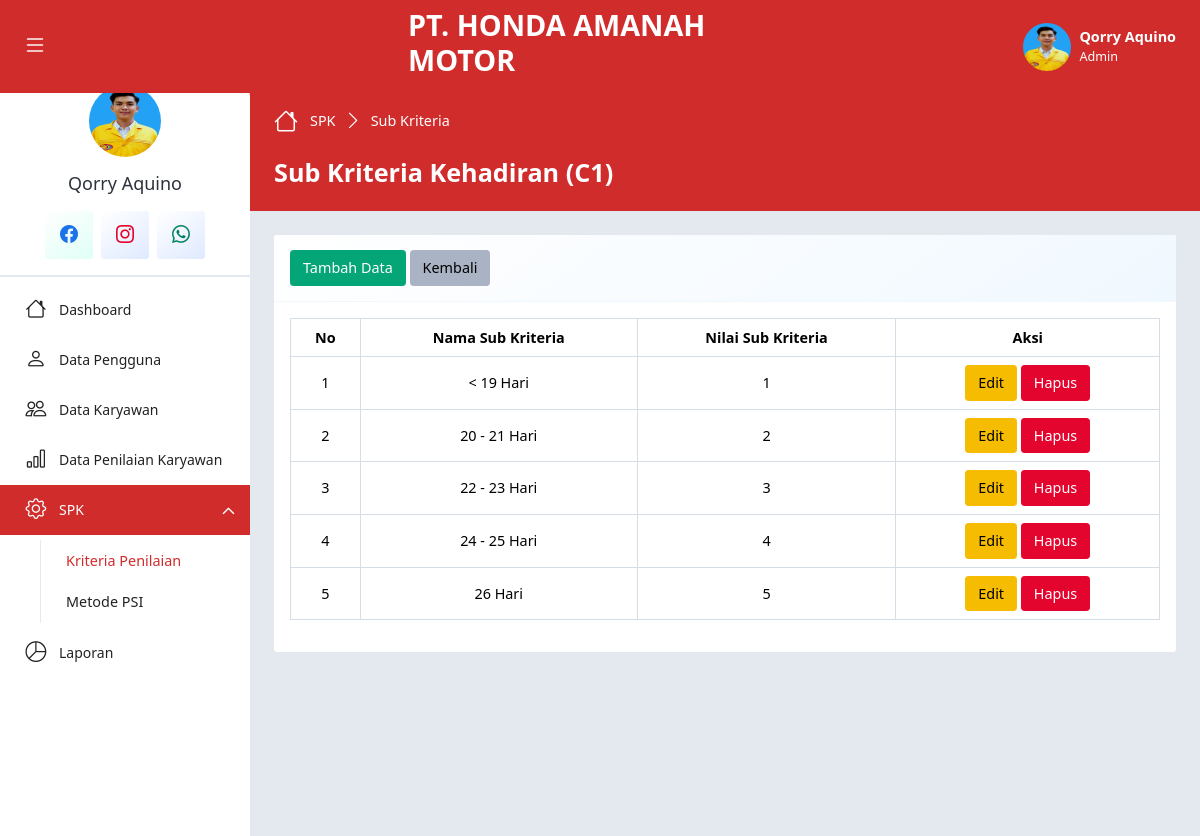
The app's page /?p=Sub&Kode=C1 (signed in) with its own data.
### tables this page shows
CREATE TABLE `pengguna` (
  `id_pengguna` int(11) NOT NULL,
  `username` varchar(15) NOT NULL,
  `password` varchar(10) NOT NULL,
  `nama_pengguna` varchar(30) NOT NULL,
  `jabatan` varchar(30) NOT NULL,
  `foto_pengguna` text NOT NULL,
  `simpan_pengguna` timestamp NOT NULL DEFAULT current_timestamp() ON UPDATE current_timestamp()
);

CREATE TABLE `kriteria` (
  `kode_kriteria` varchar(10) NOT NULL,
  `nama_kriteria` varchar(30) NOT NULL,
  `jenis_kriteria` enum('Benefit','Cost') NOT NULL,
  `tipe_kriteria` enum('Inputan','Pilihan') NOT NULL,
  `simpan_kriteria` timestamp NOT NULL DEFAULT current_timestamp() ON UPDATE current_timestamp()
);

CREATE TABLE `sub_kriteria` (
  `id_sub` int(11) NOT NULL,
  `kode_kriteria` varchar(10) NOT NULL,
  `nama_sub` varchar(30) NOT NULL,
  `nilai_sub` int(11) NOT NULL,
  `simpan_sub` timestamp NOT NULL DEFAULT current_timestamp() ON UPDATE current_timestamp()
);

### index.php (called while the page is built, shortened)
<?php
require_once 'app/config/db.php';
require_once 'app/config/crud.php';
$crud = new CRUD();
include_once 'app/routes/web.php';

### app/config/db.php (called while the page is built, shortened)
<?php
class DB
{
    public function __construct()
    {
        $this->con = mysqli_connect(
            self::HOST,
            self::USER,
            self::PASS,
            self::DB
        );
    }
}

### app/config/crud.php (called while the page is built, shortened)
<?php
class CRUD extends DB
{
    public function read($table, $opsi = "")
    {
        return mysqli_query(
            $this->con,
            "SELECT * FROM $table $opsi"
        );
    }
}

### app/controller/dashboard/spk_sub.php (called while the page is built, shortened)
<?php
if (isset($_GET['Kode'])) {
    $kode = $_GET['Kode'];
} else {
    echo $fungsi->Redirect("?p=Kriteria");
}
$no = 1;
$querySub = $crud->read(
    "sub_kriteria",
    "WHERE kode_kriteria = '$kode' ORDER BY nilai_sub "
);
$dataKriteria = mysqli_fetch_array(
    $crud->read(
        "kriteria",
        "WHERE kode_kriteria = '$kode'"
    )
);

### app/view/page/dashboard/spk_sub.php (the view, shortened to what this page needs)
<!DOCTYPE html>
<html lang="en">
<head>
    <?php include 'app/view/layout/head.php' ?>
</head>
<body>
    <?php include 'app/controller/dashboard/spk_sub.php' ?>
    <div class="page-wrapper">
        <?php include 'app/view/layout/navbar.php' ?>
        <div class="main-container">
            <?php include 'app/view/layout/sidebar.php' ?>
            <div class="app-container">
                <div class="app-hero-header mb-4">
                    <div class="d-flex align-items-center mb-4">
                        <ol class="breadcrumb">
                            <li class="breadcrumb-item">
                                <i class="bi bi-house lh-1"></i>
                                <a href="index.html" class="text-decoration-none"><?= $dataPage['panel'] ?></a>
                            </li>
                            <li class="breadcrumb-item" aria-current="page"><?= $dataPage['page'] ?></li>
                        </ol>
                    </div>
                    <h3 class="fw-bolder text-white my-3"><?= $dataPage['page'] ?> <?= $dataKriteria['nama_kriteria'] ?>
                        (<?= $kode ?>)</h3>
                </div>
                <div class="app-body">
                    <div class="row gx-3">
                        <div class="col-xl-12 col-sm-12 col-12">
                            <div class="card mb-3">
                                <div class="card-header">
                                    <button class="btn btn-success" data-bs-toggle="modal"
                                        data-bs-target="#tambahModal">
                                        Tambah Data
                                    </button>
                                    <a href="?p=Kriteria" class="btn btn-secondary">Kembali</a>
                                </div>
                                <div class="card-body">
                                    <div class="table-responsive">
                                        <table class="table table-bordered table-hover text-center align-middle">
                                            <thead>
                                                <tr>
                                                    <th>No</th>
                                                    <th>Nama Sub Kriteria</th>
                                                    <th>Nilai Sub Kriteria</th>
                                                    <th>Aksi</th>
                                                </tr>
                                            </thead>
                                            <tbody>
                                                <?php foreach ($querySub as $row) : ?>
                                                <tr>
                                                    <td><?= $no++ ?></td>
                                                    <td><?= $row['nama_sub'] ?></td>
                                                    <td><?= $row['nilai_sub'] ?></td>
                                                    <td>
                                                        <button type="button" class="btn btn-warning"
                                                            data-bs-toggle="modal"
                                                            data-bs-target="#editModal<?= $no ?>">
                                                            Edit
                                                        </button>
                                                        <button type="button" class="btn btn-danger"
                                                            data-bs-toggle="modal"
                                                            data-bs-target="#hapusModal<?= $no ?>">
                                                            Hapus
                                                        </button>
                                                    </td>
                                                </tr>
                                                <?php endforeach ?>
                                            </tbody>
                                        </table>
                                    </div>
                                </div>
                            </div>
                        </div>
                    </div>
                </div>
                <?php include 'app/view/layout/sidebar.php' ?>
            </div>
        </div>
    </div>
</body>
</html>

### app/view/layout/navbar.php (shortened to what this page needs)
<div class="app-header d-flex align-items-center">
    <div class="d-flex col">
        <button class="pin-sidebar" id="pin-sidebar">
            <i class="bi bi-list lh-1 text-white"></i>
        </button>
    </div>
    <div class="app-brand py-2 col">
        <h2 class="text-white text-uppercase fw-bolder">
            PT. Honda Amanah Motor
        </h2>
    </div>
    <div class="header-actions col">
        <div class="dropdown ms-3">
            <a id="userSettings" class="dropdown-toggle d-flex py-2 align-items-center text-decoration-none" href="#!"
                role="button" data-bs-toggle="dropdown" aria-expanded="false">
                <img src="assets/imgs/pengguna/<?= $dataPengguna['foto_pengguna'] ?>" class="rounded-circle img-3x"
                    alt="" />
                <div class="ms-2 text-truncate d-lg-block d-none text-white">
                    <span class="fw-bolder"><?= $dataPengguna['nama_pengguna'] ?></span>
                    <span class="d-flex small"><?= $dataPengguna['jabatan'] ?></span>
                </div>
            </a>
        </div>
    </div>
</div>

### app/view/layout/sidebar.php
<nav id="sidebar" class="sidebar-wrapper">
    <div class="sidebar-profile">
        <img src="assets/imgs/pengguna/<?= $dataPengguna['foto_pengguna'] ?>" class="profile-user mb-3" alt="" />
        <div class="text-center">
            <h5 class="profile-name m-0 text-nowrap text-truncate">
                <?= $dataPengguna['nama_pengguna'] ?>
            </h5>
        </div>
        <div class="d-flex align-items-center mt-lg-3 gap-2">
            <a href="https://www.facebook.com/profile.php?id=588361737894378&_rdc=2&_rdr"
                class="icon-box md grd-success-light rounded-2">
                <i class="bi bi-facebook fs-5 text-primary"></i>
            </a>
            <a href="https://www.instagram.com/explore/locations/1013913417/smpn-3-padang-panjang/"
                class="icon-box md grd-info-light rounded-2">
                <i class="bi bi-instagram fs-5 text-danger"></i>
            </a>
            <a href="https://wa.me/6282246820856" class="icon-box md grd-info-light rounded-2">
                <i class="bi bi-whatsapp fs-5 text-success"></i>
            </a>
        </div>
    </div>
    <div class="sidebarMenuScroll">
        <ul class="sidebar-menu">
            <li class="<?= $page == "Dashboard" ? 'active current-page' : '' ?>">
                <a href="?p=Dashboard">
                    <i class="bi bi-house"></i>
                    <span class="menu-text">Dashboard</span>
                </a>
            </li>
            <?php if ($dataPengguna['jabatan'] == "Admin"): ?>
            <li class="<?= $page == "Pengguna" ? 'active current-page' : '' ?>">
                <a href="?p=Pengguna">
                    <i class="bi bi-person"></i>
                    <span class="menu-text">Data Pengguna</span>
                </a>
            </li>
            <li class="<?= $page == "Karyawan" ? 'active current-page' : '' ?>">
                <a href="?p=Karyawan">
                    <i class="bi bi-people"></i>
                    <span class="menu-text">Data Karyawan</span>
                </a>
            </li>
            <li class="<?= $page == "Nilai" ? 'active current-page' : '' ?>">
                <a href="?p=Nilai">
                    <i class="bi bi-bar-chart"></i>
                    <span class="menu-text">Data Penilaian Karyawan</span>
                </a>
            </li>
            <li class="treeview <?= ($page == "Kriteria" or $page == "PSI" or $page == "Sub") ? 'active' : '' ?>">
                <a href="#!">
                    <i class="bi bi-gear"></i>
                    <span class="menu-text">SPK</span>
                </a>
                <ul class="treeview-menu">
                    <li>
                        <a href="?p=Kriteria"
                            class="<?= ($page == "Kriteria" or $page == "Sub") ? 'active-sub' : '' ?>">Kriteria
                            Penilaian</a>
                    </li>
                    <li>
                        <a href="?p=PSI" class="<?= $page == "PSI" ? 'active-sub' : '' ?>">Metode PSI</a>
                    </li>
                </ul>
            </li>
            <?php endif ?>
            <li class="<?= $page == "Laporan" ? 'active current-page' : '' ?>">
                <a href="?p=Laporan">
                    <i class="bi bi-pie-chart"></i>
                    <span class="menu-text">Laporan</span>
                </a>
            </li>
        </ul>
    </div>
</nav>

### records on screen
pengguna: foto_pengguna (picture), nama_pengguna "Qorry Aquino", jabatan "Admin"
kriteria: nama_kriteria "Kehadiran"
sub_kriteria: nama_sub "< 19 Hari", nilai_sub "1"
sub_kriteria: nama_sub "20 - 21 Hari", nilai_sub "2"
sub_kriteria: nama_sub "22 - 23 Hari", nilai_sub "3"
sub_kriteria: nama_sub "24 - 25 Hari", nilai_sub "4"
sub_kriteria: nama_sub "26 Hari", nilai_sub "5"

### other values on screen
$dataPage['panel'] "SPK"
$dataPage['page'] "Sub Kriteria"
$kode "C1"
